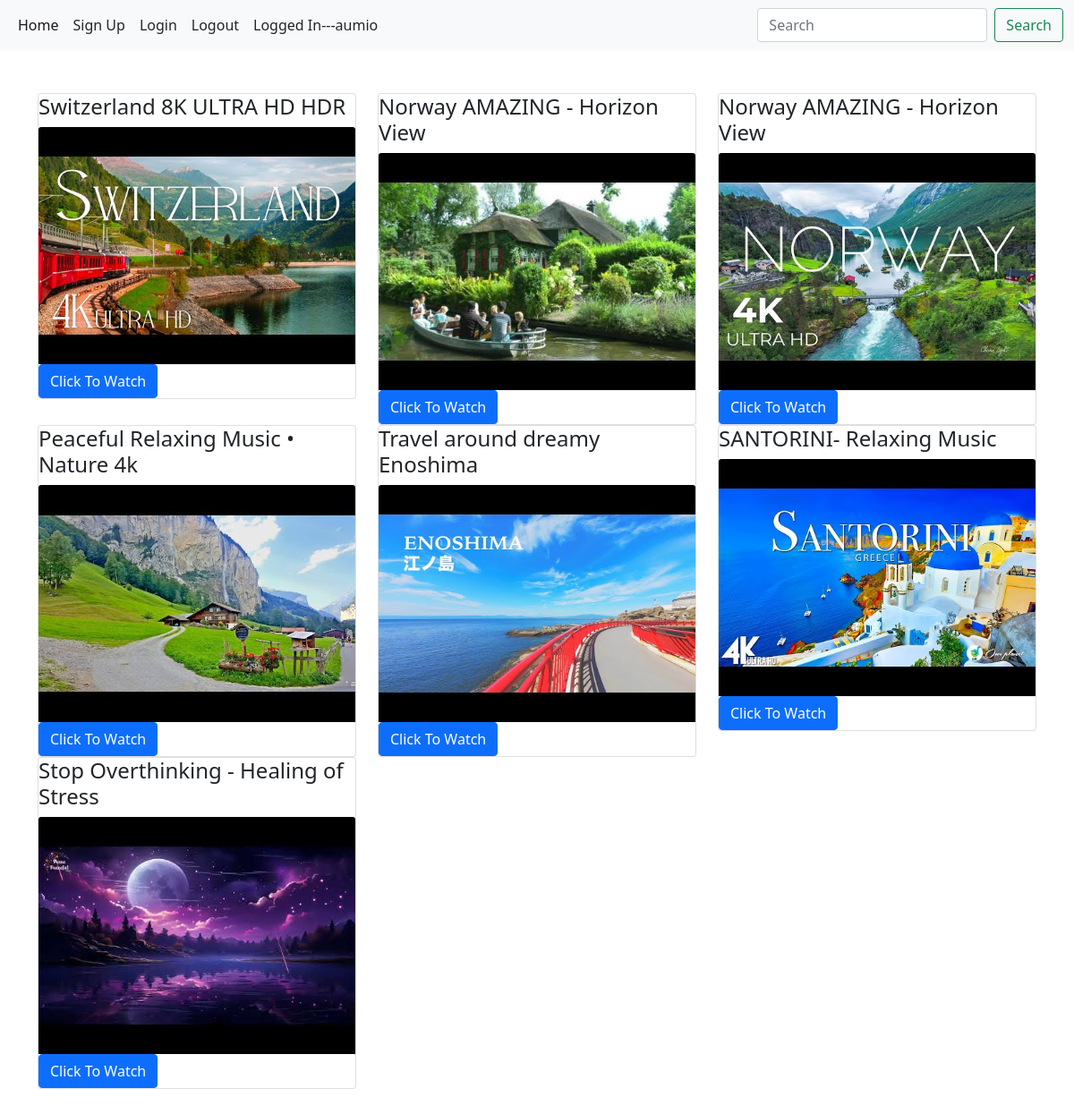
The page / (signed in) on the database its author committed.
### streaming/models.py (models this page shows, shortened)
class Item(models.Model):
    name = models.CharField(max_length=100, blank=True,null=True)
    video = EmbedVideoField()
    thumbnail = models.ImageField(upload_to='thumbnail',blank=True,null=True)

### streaming/views.py (the view)
# urls.py: path('',views.home,name='home'),
@login_required
def home(request):
    data = Item.objects.all()
    context={
        'data':data,
    }
    return render(request,'video.html',context)

### templates/video.html
{% extends 'base.html' %}
{% load embed_video_tags %}
{% block content %}
<div class="py-5">
  <div class="container">
    <div class="row hidden-md-up">
      {% for i in data %}
      <div class="col-md-4">
        <div class="card">
          <div class="card-block">
            <h4 class="card-title">{{i.name}}</h4>
            <a href="{% url 'watch' i.id %}"><img src="/media/{{i.thumbnail}}" class="card-img-top" alt="..."></a>
            <a href="{% url 'watch' i.id %}" class="btn btn-primary">Click To Watch</a>
          </div>
        </div>
      </div>
      {% endfor %}
    </div>
  </div>
</div>
{% endblock %}

### templates/base.html (shortened to what this page needs)
<!doctype html>
<html lang="en">
  <head>
    <link href="https://cdn.jsdelivr.net/npm/bootstrap@5.0.2/dist/css/bootstrap.min.css" rel="stylesheet">
  </head>
  <body>
    <nav class="navbar navbar-expand-lg navbar-light bg-light">
      <div class="container-fluid">
        <div class="collapse navbar-collapse" id="navbarSupportedContent">
          <ul class="navbar-nav me-auto mb-2 mb-lg-0">
            <li class="nav-item">
              <a class="nav-link active" aria-current="page" href="{% url 'home' %}">Home</a>
            </li>
            <li class="nav-item">
              <a class="nav-link text-dark" href="{% url 'user_registration' %}">Sign Up</a>
            </li>
            <li class="nav-item">
              <a class="nav-link text-dark" href="{% url 'user_login' %}">Login</a>
            </li>
            <li class="nav-item">
              <a class="nav-link text-dark" href="{% url 'user_logout' %}">Logout</a>
            </li>
            <li class="nav-item">
              <a class="nav-link text-dark">Logged In---{{request.user.username}}</a>
            </li>
          </ul>
          <form class="d-flex" method="GET" action="{% url 'search' %}">
            <input class="form-control me-2" type="search" name="q" placeholder="Search" aria-label="Search">
            <button class="btn btn-outline-success" type="submit">Search</button>
          </form>
        </div>
      </div>
    </nav>
    {% block content %}
    {% endblock %}
  </body>
</html>

### rows shown on the page
Item: name "Switzerland 8K ULTRA HD HDR", thumbnail (placeholder picture)
Item: name "Norway AMAZING - Horizon View", thumbnail (placeholder picture)
Item: name "Norway AMAZING - Horizon View", thumbnail (placeholder picture)
Item: name "Peaceful Relaxing Music • Nature 4k", thumbnail (placeholder picture)
Item: name "Travel around dreamy Enoshima", thumbnail (placeholder picture)
Item: name "SANTORINI- Relaxing Music", thumbnail (placeholder picture)
Item: name "Stop Overthinking - Healing of Stress", thumbnail (placeholder picture)

### other values the page prints
{{ request.user.username }} "aumio"
